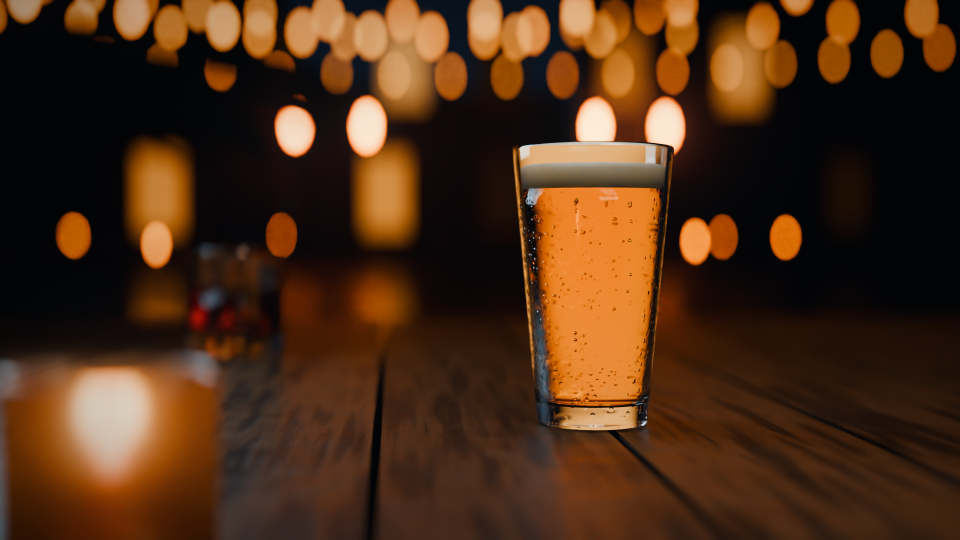
#> input picture site/media/frame-150.png, 1920 x 1080 px, given in place of f0000.png, which was not available (shown at 1/2 size); the run also reads 1 picture not shown here
$ python stills.py ../site/media/frame-150.png ../site/media/backdrop.jpg
#> lines starting #> are read from the running program, lines starting #| are printed output that depends on the picture; pictures that were not available may be replaced by others from this repository, and a replacement may not be noted
"""Poster stills for the hero, from graded frame 0 (matches the video's first frame).

usage: python stills.py GRADED_DIR SITE_DIR
"""
import sys
from pathlib import Path

import cv2
import numpy as np
from PIL import Image, ImageFilter

CROP_X = 866  # keep in sync with encode.sh


def load(p):
    a = cv2.imread(str(p), cv2.IMREAD_UNCHANGED)[..., 2::-1].astype(np.float32)
    a = a / (65535.0 if a.max() > 255 else 255.0)
    rng = np.random.default_rng(0)
    a = a * 255.0 + rng.uniform(-0.5, 0.5, a.shape)  # dither the 16-bit -> 8-bit step
    return Image.fromarray(np.clip(a + 0.5, 0, 255).astype(np.uint8)[..., :3])


def save_all(im, base):
    im.save(f"{base}.avif", quality=58, speed=4)
    im.save(f"{base}.webp", quality=78, method=6)
    im.save(f"{base}.jpg", quality=80, optimize=True, progressive=True)


def main():
    graded, site = Path(sys.argv[1]), Path(sys.argv[2])
    media = site / "media"
    media.mkdir(parents=True, exist_ok=True)
    f0 = load(graded / "f0000.png")
    save_all(f0, media / "poster-1920")
    save_all(f0.resize((1280, 720), Image.LANCZOS), media / "poster-1280")
#> in save_all (call 2), `im.save(f"{base}.avif", quality=58, speed=4)`:
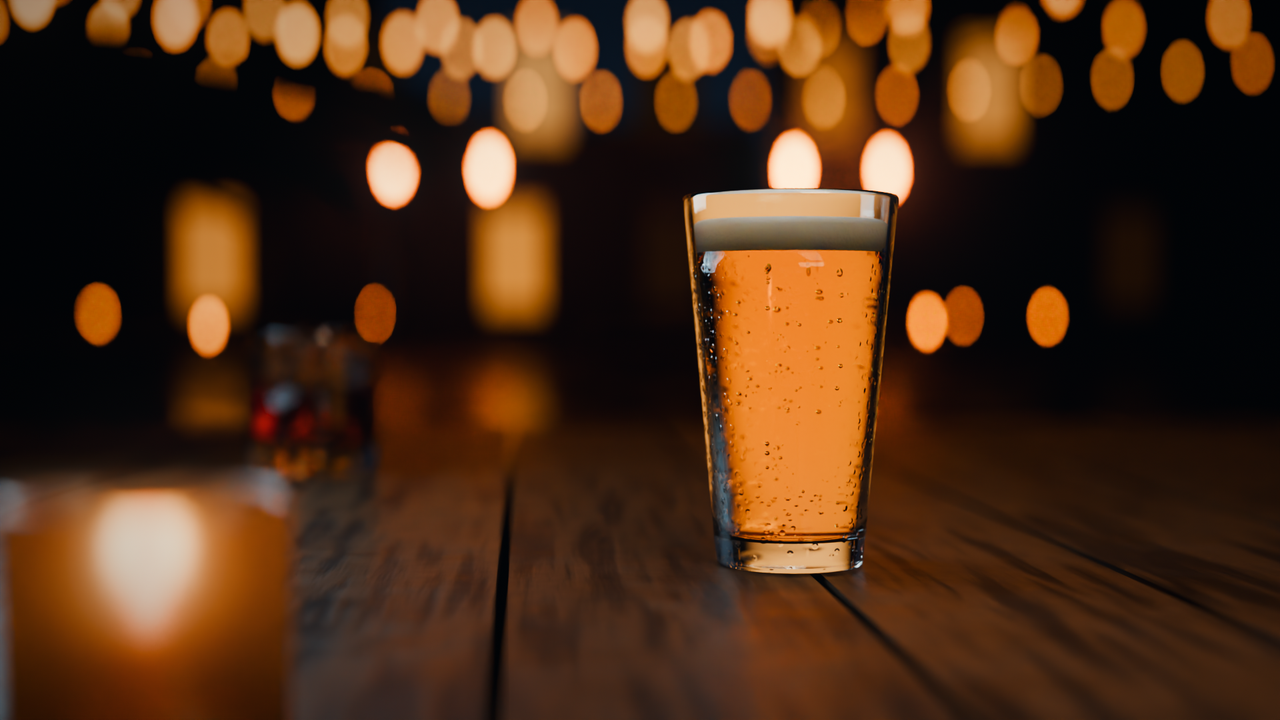
#> saved as poster-1280.avif: PIL image 1280x720 RGB; mean R, G, B 76.4, 45.5, 22.7
    save_all(f0.crop((CROP_X, 0, CROP_X + 608, 1080)), media / "poster-portrait")
#> in save_all (call 3), `im.save(f"{base}.avif", quality=58, speed=4)`:
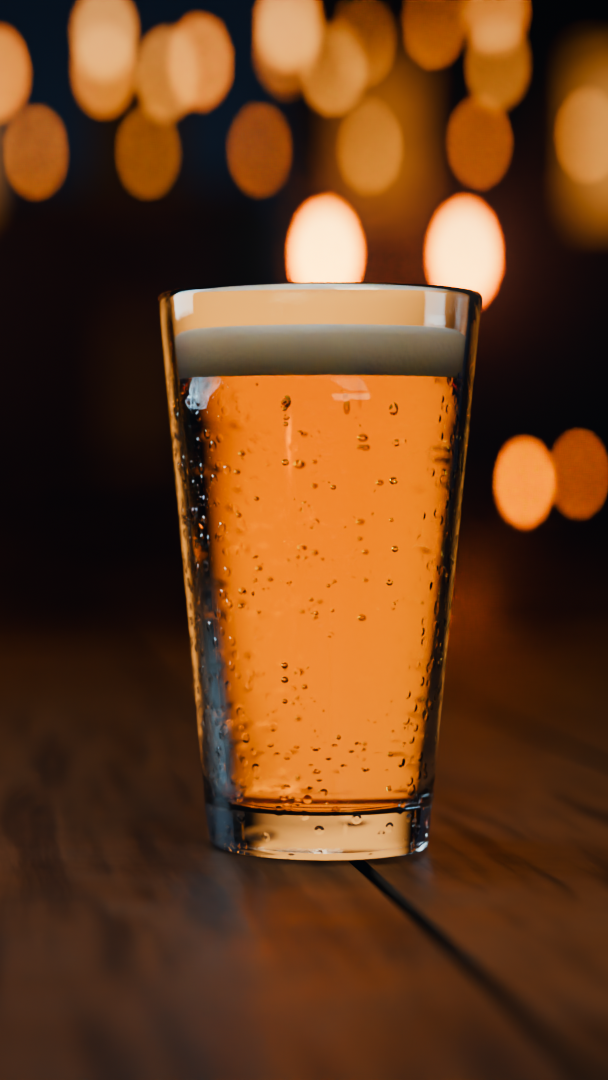
#> saved as poster-portrait.avif: PIL image 608x1080 RGB; mean R, G, B 103.7, 61.4, 29.2
    # mid-loop frame: soft backdrop for the visit section, and the OG card source
    f120 = load(graded / "f0120.png")
    f120.resize((960, 540), Image.LANCZOS).filter(ImageFilter.GaussianBlur(3)).save(
        media / "backdrop.jpg", quality=70, optimize=True, progressive=True)
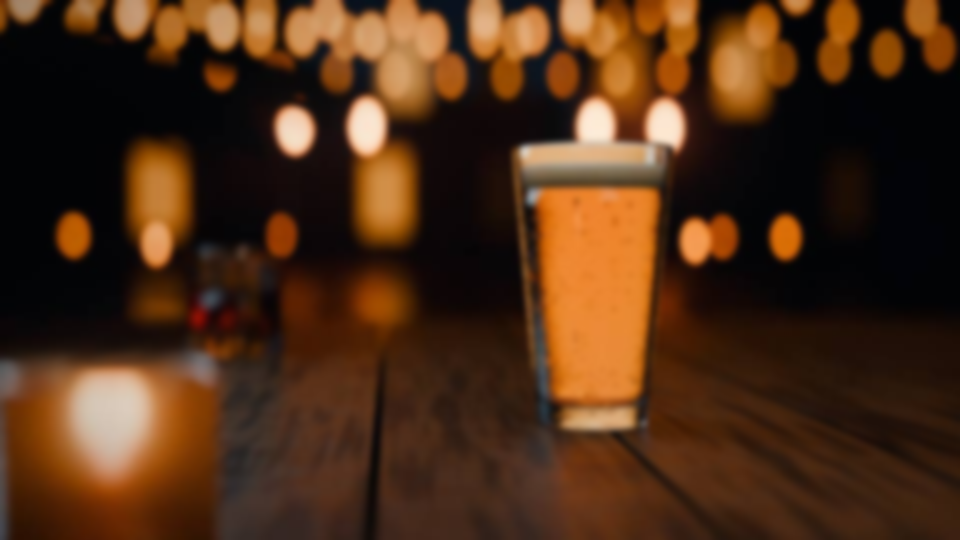
#> saved as backdrop.jpg: PIL image 960x540 RGB; mean R, G, B 76.4, 45.4, 23
    f120.save(graded.parent / "og-src.jpg", quality=93)


if __name__ == "__main__":
    main()
